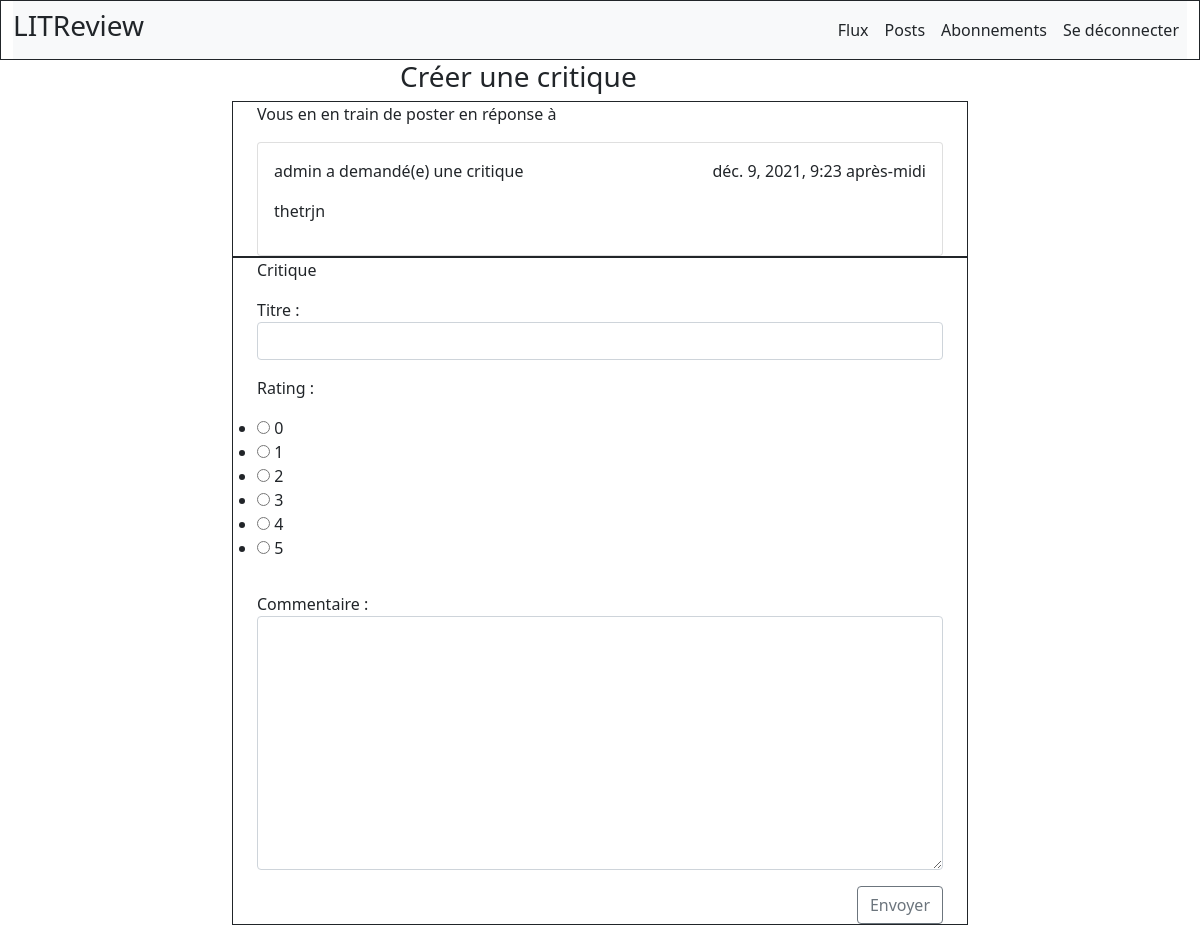
The page /ticket/5/ (signed in) on the database as committed earlier.
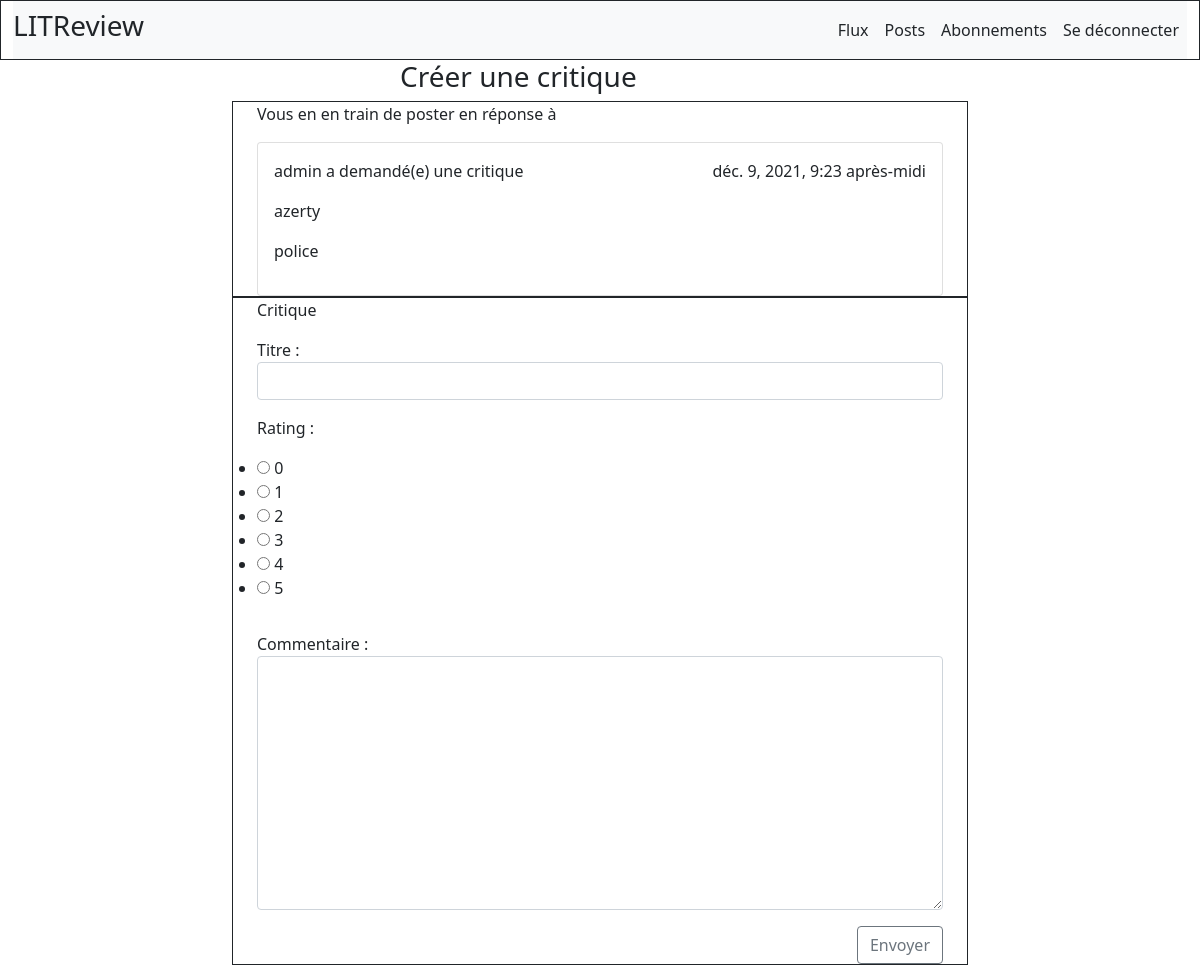
The same page on the database as committed later.
### content/models.py (models this page shows)
class Ticket(models.Model):
    title = models.CharField(max_length=128)
    description = models.TextField(max_length=2048, blank=True)
    user = models.ForeignKey(
        to=settings.AUTH_USER_MODEL, on_delete=models.CASCADE)
    time_created = models.DateTimeField(auto_now_add=True)

### accounts/models.py (models this page shows)
class User(AbstractUser):
	class Meta:
		abstract=False

### content/views.py (the view)
# urls.py: path('ticket/<int:ticket_id>/', views.ticket_detail, name='ticket_detail'),
@login_required
def ticket_detail(request, ticket_id):
	ticket = Ticket.objects.get(id=ticket_id)
	if request.method == 'POST':
		form = ReviewForm(request.POST)
		if form.is_valid():
			review = Review.objects.create(user_id=request.user.pk,
										   headline=form.cleaned_data.get('headline'),
										   rating=form.cleaned_data.get('rating'),
										   body=form.cleaned_data.get('body'),
										   ticket=ticket)
			return redirect('content:flux')
	else:
		form = ReviewForm()
	context = {
		'ticket': ticket,
		'form': form
	}
	return render(request, "content/ticket_detail.html", context)

### content/forms.py
class ReviewForm(forms.ModelForm):
	headline = forms.CharField(label='Titre', widget=forms.TextInput(attrs={'class': 'form-control', }))
	rating = forms.ChoiceField(choices=[(i, i) for i in range(0, 6)], widget=forms.RadioSelect())
	body = forms.CharField(label='Commentaire', widget=forms.Textarea(attrs={'class': 'form-control', }), required=False)
	class Meta:
		model = Review
		fields = ['headline', 'rating', 'body']

### content/Templates/content/ticket_detail.html (shortened to what this page needs)
{% extends 'base.html' %}
{% block content_box_3 %}
<div class="box_3">
     <div class="container">
         <div class="row">
             <div class="col-md-8 mx-auto">
                <form method="post", action="">
                   <h3 class="mx-auto" style="width: 400px;">
                       Créer une critique
                   </h3>
                    <div class="container border border-dark">
                        <p>Vous en en train de poster en réponse à</p>
                         <div class="card">
              <div class="card-body">
                <p class="card-text">{{ ticket.user }} a demandé(e) une critique <span style="float:right;">{{ ticket.time_created }}</span></p>
                <p class="card-text">{{ ticket.title }}</p>
                <p class="card-text">{{ ticket.description }}</p>
              </div>
            </div>
                    </div>
                    <div class="container border border-dark">
                        <p>Critique</p>
                        <div class="row">{{ form.as_p }}</div>
                        <div class="d-grid gap-2 d-md-flex justify-content-md-end">
                            <input type="submit" class="btn btn-outline-secondary" value="Envoyer">
                        </div>
                    </div>
                </form>
             </div>
         </div>
     </div>
</div>
{% endblock content_box_3 %}

Rows that differ between the two databases and show on the page:
changed Ticket "admin": title "thetrjn" → "azerty"; description (not shown) → "police"
